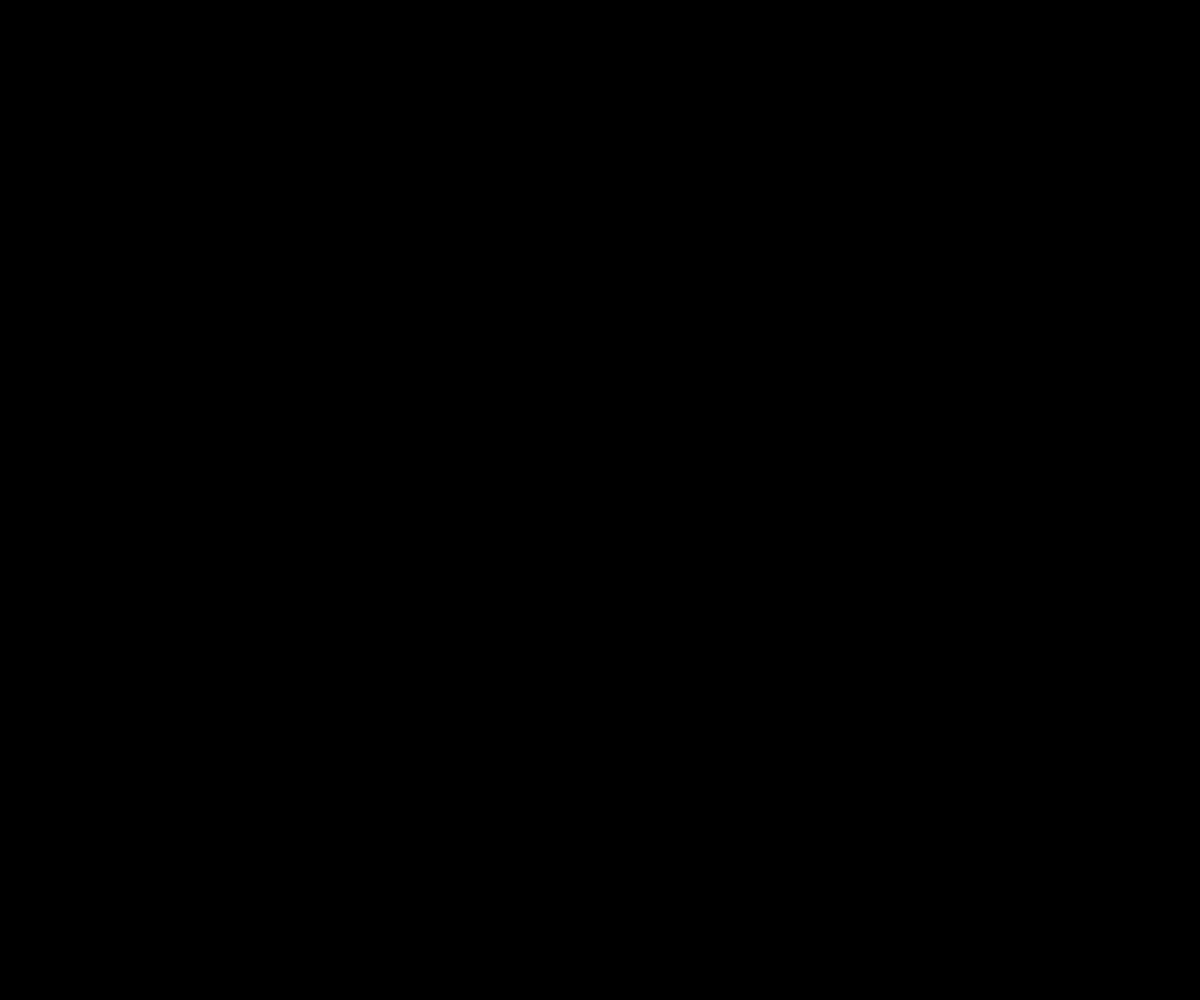
Frame 1 (no input)
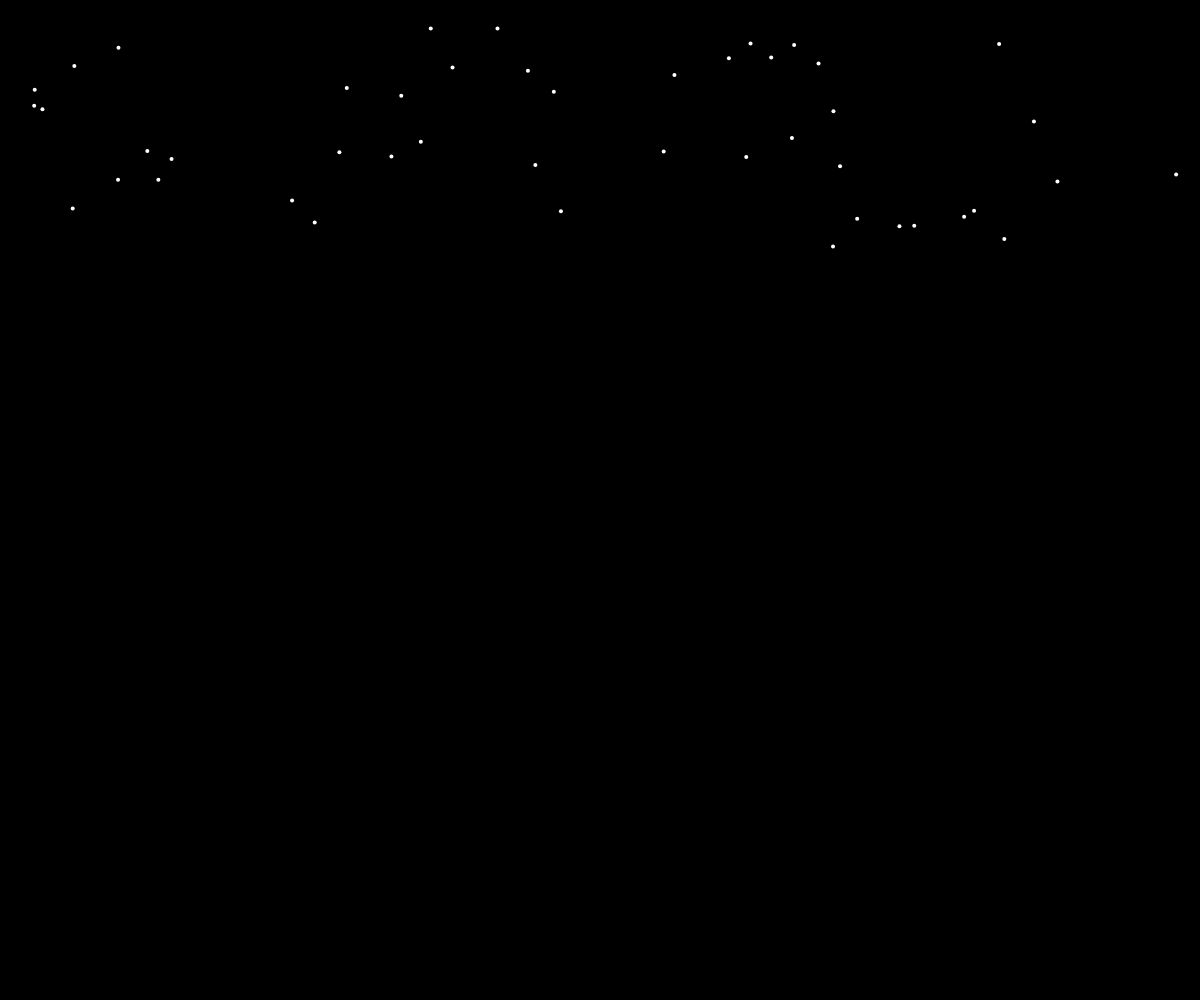
Frame 60 (no input)
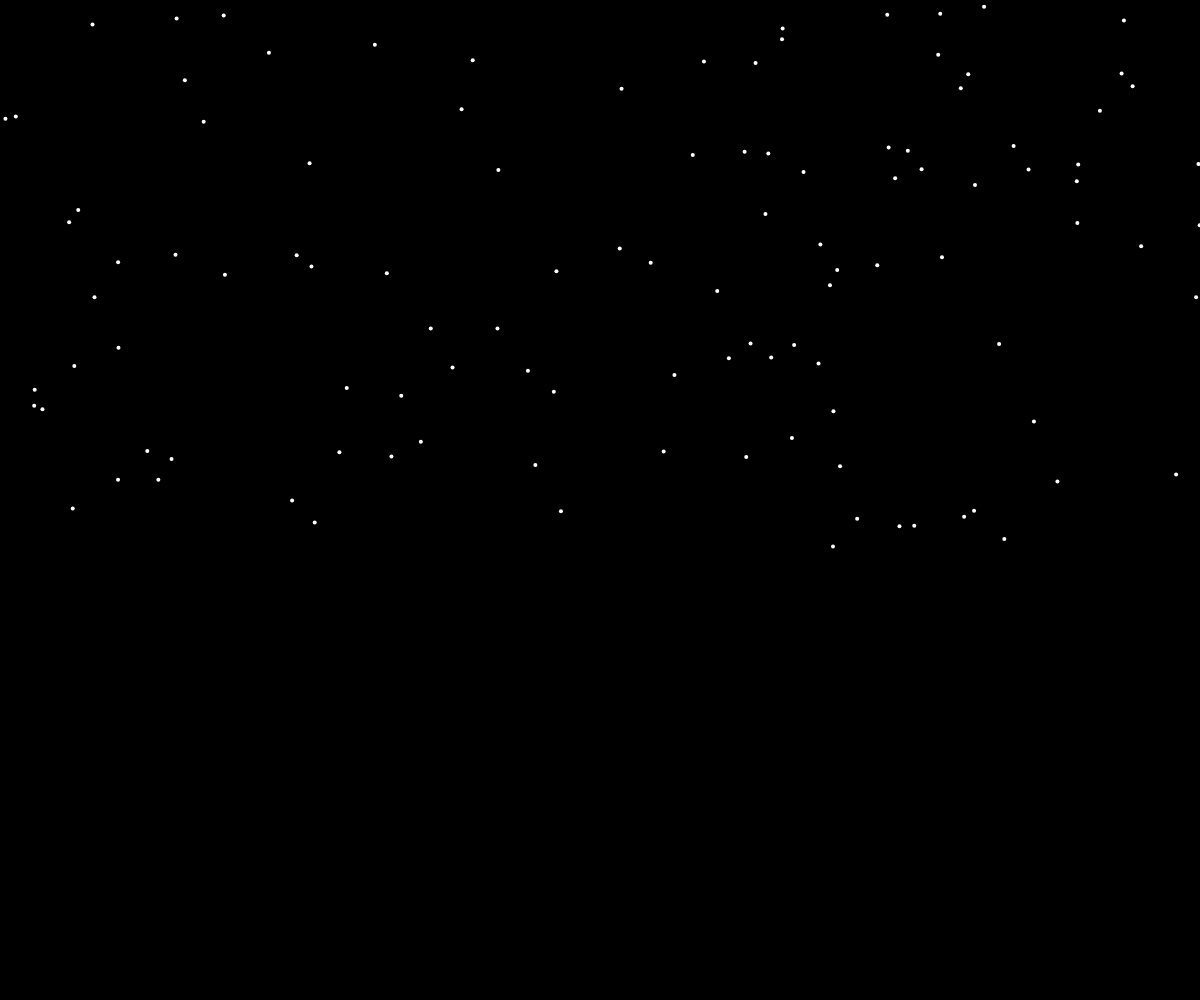
Frame 120 (the mouse pressed at the canvas centre since frame 60)

The p5.js sketch that drew these frames (run headless with seeded random() and noise() and a simulated clock; from frame 60 on, the mouse is pressed at the canvas centre):

// p5.js sketch
// ── sketch.js
let snow = [];




function setup() {
  createCanvas(windowWidth,windowHeight);
 

  



}


function draw() {
  background(0); 
  snow.push(new Snowflake);


  for(flake of snow) {
    flake.update();
flake.render();

  }

}
// ── snowflake.js
class Snowflake {

    constructor() {
        let x = random(width);
        let y = random(-100,-10);
        this.pos = createVector(x,y);
        this.vel = createVector(0,5);
      this.acc = createVector();
    }

    update() {
        this.pos.add(this.vel);

    }

    render() {
        stroke(255);
        strokeWeight(4);
        point(this.pos.x,this.pos.y);

    }


}
